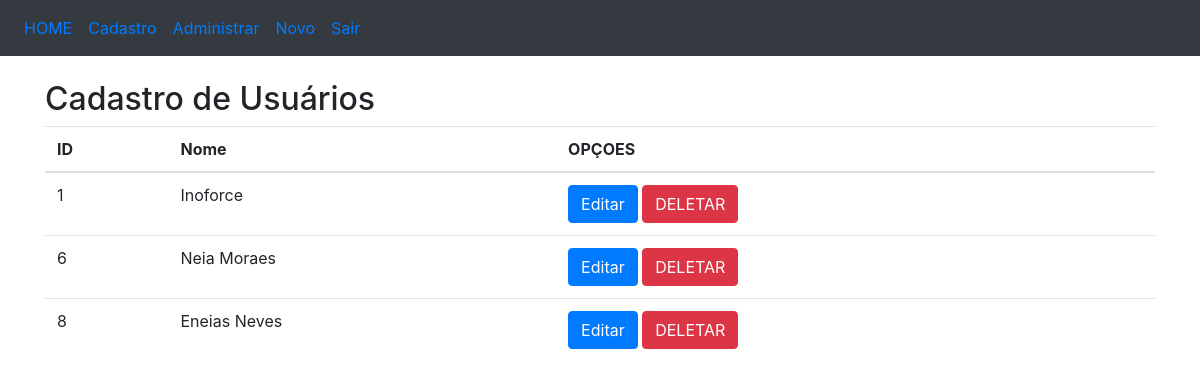
/usuarios/, run on an earlier commit of the app's database.
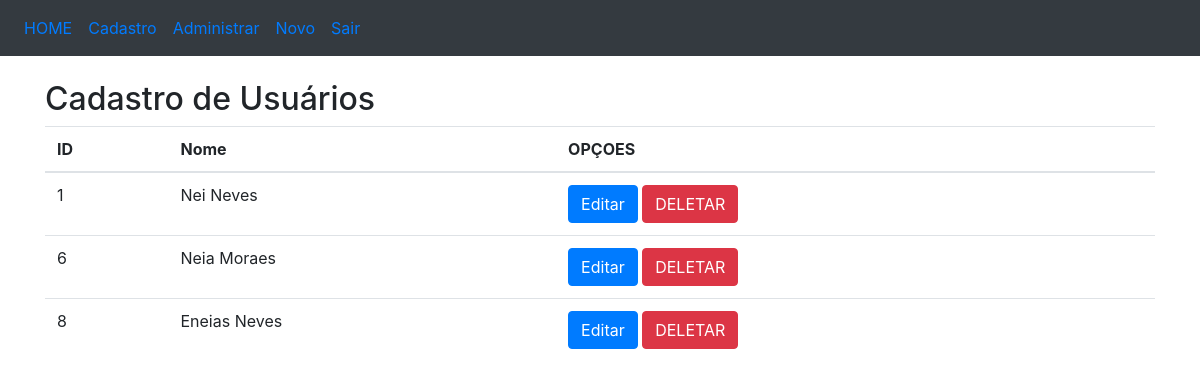
And on a later commit of the database.
### usuarios/models.py (models this page shows, shortened)
class Usuario(models.Model):
	code = models.CharField(max_length=15)
	active = models.IntegerField()
	name = models.CharField(max_length=100)
	email = models.CharField(max_length=100)
	user = models.CharField(max_length=50)
	password = models.CharField(max_length=10)

### usuarios/views.py (the view)
# urls.py: path('usuarios/', include('usuarios.urls')),
def usuarios(request):
	titulo = 'Cadastro de Usuários'
	usuarios = Usuario.objects.all()
	global ok
	return render(request, 'usuarios.html', {'titulo': titulo, 'usuarios': usuarios, 'ok': ok})

### usuarios/templates/usuarios.html (shortened to what this page needs)
<!DOCTYPE html>
<html>
<head>
	<link rel="stylesheet" href="https://maxcdn.bootstrapcdn.com/bootstrap/4.3.1/css/bootstrap.min.css">
</head>
<body>
	<nav class="navbar navbar-expand-sm bg-dark">
		<ul class="navbar-nav">
			<li class="nav-item">
				<a class="nav-link" href="/home">HOME</a>
			</li>
			<li class="nav-item">
				<a class="nav-link" href="/usuarios">Cadastro</a>
			</li>
			<li class="nav-item">
				<a class="nav-link" href="/admin">Administrar</a>
			</li>
			<li class="nav-item">
				<a class="nav-link" href="/usuarios/novo">Novo</a>
			</li>
			<li class="nav-item">
				<a class="nav-link" href="/usuarios/login">Sair</a>
			</li>
		</ul>
	</nav>
	<br>
	<div class="container">
		<h2>{{titulo}}</h2>
		<div style="overflow-y: scroll; height: 410px; width: : 100%;" align="center">
			<table class="table">
				<thead>
					<tr>
						<th>ID</th>
						<th>Nome</th>
						<th>OPÇOES</th>
					</tr>
				</thead>
				<tbody>
					{% for usuario in usuarios %}
					<tr>
						<td nowrap="true">{{usuario.id}}</td>
						<td nowrap="true">{{usuario.name}}</td>
						<td nowrap="true">
							<a href="/usuarios/edicao/{{usuario.id}}"
							class="btn btn-primary" role="button">
								Editar
							</a>
							<a href="/usuarios/delecao/{{usuario.id}}"
							class="btn btn-danger" role="button">
								DELETAR
							</a>
						</td>
					</tr>
					{% endfor %}
				</tbody>
			</table>
		</div>
	</div>
</body>
</html>

What changed in the data, as far as the page shows it:
changed Usuario id 1: name "Inoforce" → "Nei Neves"
